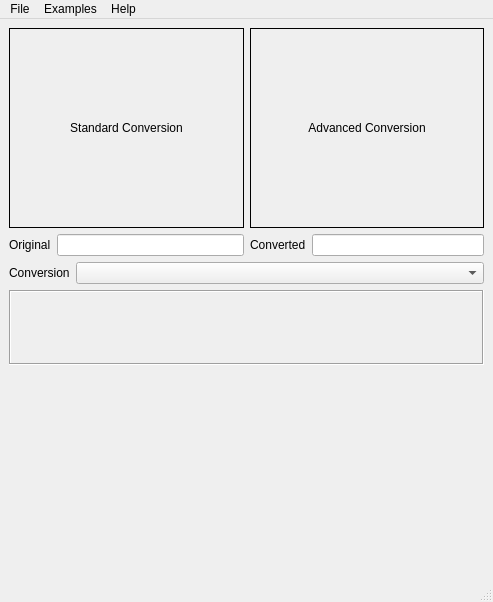
<?xml version="1.0" encoding="UTF-8"?>
<ui version="4.0">
 <class>Gray16WindowBase</class>
 <widget class="QMainWindow" name="Gray16WindowBase">
  <property name="geometry">
   <rect>
    <x>0</x>
    <y>0</y>
    <width>493</width>
    <height>438</height>
   </rect>
  </property>
  <property name="windowTitle">
   <string>16-bit Grayscale Conversion</string>
  </property>
  <widget class="QWidget" name="centralwidget">
   <layout class="QGridLayout" name="gridLayout_4">
    <item row="1" column="1">
     <layout class="QGridLayout" name="gridLayout_3">
      <item row="0" column="0">
       <widget class="QLabel" name="convertedLabel">
        <property name="text">
         <string>Converted</string>
        </property>
       </widget>
      </item>
      <item row="0" column="1">
       <widget class="QLineEdit" name="convertedValueEdit">
        <property name="alignment">
         <set>Qt::AlignRight|Qt::AlignTrailing|Qt::AlignVCenter</set>
        </property>
        <property name="readOnly">
         <bool>true</bool>
        </property>
       </widget>
      </item>
     </layout>
    </item>
    <item row="0" column="1">
     <widget class="TrackingLabel" name="advancedImageLabel">
      <property name="sizePolicy">
       <sizepolicy hsizetype="Expanding" vsizetype="Expanding">
        <horstretch>0</horstretch>
        <verstretch>0</verstretch>
       </sizepolicy>
      </property>
      <property name="minimumSize">
       <size>
        <width>200</width>
        <height>200</height>
       </size>
      </property>
      <property name="frameShape">
       <enum>QFrame::Box</enum>
      </property>
      <property name="text">
       <string>Advanced Conversion</string>
      </property>
      <property name="scaledContents">
       <bool>true</bool>
      </property>
      <property name="alignment">
       <set>Qt::AlignCenter</set>
      </property>
     </widget>
    </item>
    <item row="2" column="0" colspan="2">
     <layout class="QGridLayout" name="gridLayout">
      <item row="0" column="0">
       <layout class="QFormLayout" name="formLayout">
        <item row="0" column="0">
         <widget class="QLabel" name="conversionLabel">
          <property name="text">
           <string>Conversion</string>
          </property>
         </widget>
        </item>
        <item row="0" column="1">
         <widget class="QComboBox" name="conversionCombo">
          <property name="minimumSize">
           <size>
            <width>150</width>
            <height>0</height>
           </size>
          </property>
         </widget>
        </item>
       </layout>
      </item>
      <item row="1" column="0">
       <widget class="QStackedWidget" name="conversionOptionsStack">
        <property name="sizePolicy">
         <sizepolicy hsizetype="Preferred" vsizetype="Maximum">
          <horstretch>0</horstretch>
          <verstretch>0</verstretch>
         </sizepolicy>
        </property>
        <property name="minimumSize">
         <size>
          <width>200</width>
          <height>75</height>
         </size>
        </property>
        <property name="frameShape">
         <enum>QFrame::Box</enum>
        </property>
        <property name="frameShadow">
         <enum>QFrame::Sunken</enum>
        </property>
        <property name="currentIndex">
         <number>-1</number>
        </property>
       </widget>
      </item>
     </layout>
    </item>
    <item row="1" column="0">
     <layout class="QGridLayout" name="gridLayout_2">
      <item row="0" column="0">
       <widget class="QLabel" name="originalLabel">
        <property name="text">
         <string>Original</string>
        </property>
       </widget>
      </item>
      <item row="0" column="1">
       <widget class="QLineEdit" name="originalValueEdit">
        <property name="alignment">
         <set>Qt::AlignRight|Qt::AlignTrailing|Qt::AlignVCenter</set>
        </property>
        <property name="readOnly">
         <bool>true</bool>
        </property>
       </widget>
      </item>
     </layout>
    </item>
    <item row="0" column="0">
     <widget class="TrackingLabel" name="standardImageLabel">
      <property name="sizePolicy">
       <sizepolicy hsizetype="Expanding" vsizetype="Expanding">
        <horstretch>0</horstretch>
        <verstretch>0</verstretch>
       </sizepolicy>
      </property>
      <property name="minimumSize">
       <size>
        <width>200</width>
        <height>200</height>
       </size>
      </property>
      <property name="frameShape">
       <enum>QFrame::Box</enum>
      </property>
      <property name="text">
       <string>Standard Conversion</string>
      </property>
      <property name="scaledContents">
       <bool>true</bool>
      </property>
      <property name="alignment">
       <set>Qt::AlignCenter</set>
      </property>
     </widget>
    </item>
    <item row="3" column="0" colspan="2">
     <widget class="ImageHistogramWidget" name="imageHistogramWidget" native="true">
      <property name="minimumSize">
       <size>
        <width>400</width>
        <height>200</height>
       </size>
      </property>
     </widget>
    </item>
   </layout>
  </widget>
  <widget class="QMenuBar" name="menubar">
   <property name="geometry">
    <rect>
     <x>0</x>
     <y>0</y>
     <width>493</width>
     <height>22</height>
    </rect>
   </property>
   <widget class="QMenu" name="menuFile">
    <property name="title">
     <string>File</string>
    </property>
    <addaction name="fileOpenAction"/>
    <addaction name="separator"/>
    <addaction name="fileExitAction"/>
   </widget>
   <widget class="QMenu" name="menuHelp">
    <property name="title">
     <string>Help</string>
    </property>
    <addaction name="helpAboutAction"/>
    <addaction name="helpAboutQtAction"/>
   </widget>
   <widget class="QMenu" name="menuExamples">
    <property name="title">
     <string>Examples</string>
    </property>
   </widget>
   <addaction name="menuFile"/>
   <addaction name="menuExamples"/>
   <addaction name="menuHelp"/>
  </widget>
  <widget class="QStatusBar" name="statusbar"/>
  <action name="helpAboutAction">
   <property name="text">
    <string>About...</string>
   </property>
   <property name="menuRole">
    <enum>QAction::AboutRole</enum>
   </property>
  </action>
  <action name="helpAboutQtAction">
   <property name="text">
    <string>About Qt...</string>
   </property>
   <property name="menuRole">
    <enum>QAction::AboutQtRole</enum>
   </property>
  </action>
  <action name="fileExitAction">
   <property name="text">
    <string>Exit</string>
   </property>
   <property name="menuRole">
    <enum>QAction::QuitRole</enum>
   </property>
  </action>
  <action name="fileOpenAction">
   <property name="text">
    <string>&amp;Open...</string>
   </property>
   <property name="shortcut">
    <string>Ctrl+O</string>
   </property>
   <property name="shortcutContext">
    <enum>Qt::ApplicationShortcut</enum>
   </property>
  </action>
 </widget>
 <customwidgets>
  <customwidget>
   <class>TrackingLabel</class>
   <extends>QLabel</extends>
   <header>tracking_label.h</header>
  </customwidget>
  <customwidget>
   <class>ImageHistogramWidget</class>
   <extends>QWidget</extends>
   <header>image_histogram_widget.h</header>
   <container>1</container>
  </customwidget>
 </customwidgets>
 <resources/>
 <connections/>
</ui>
